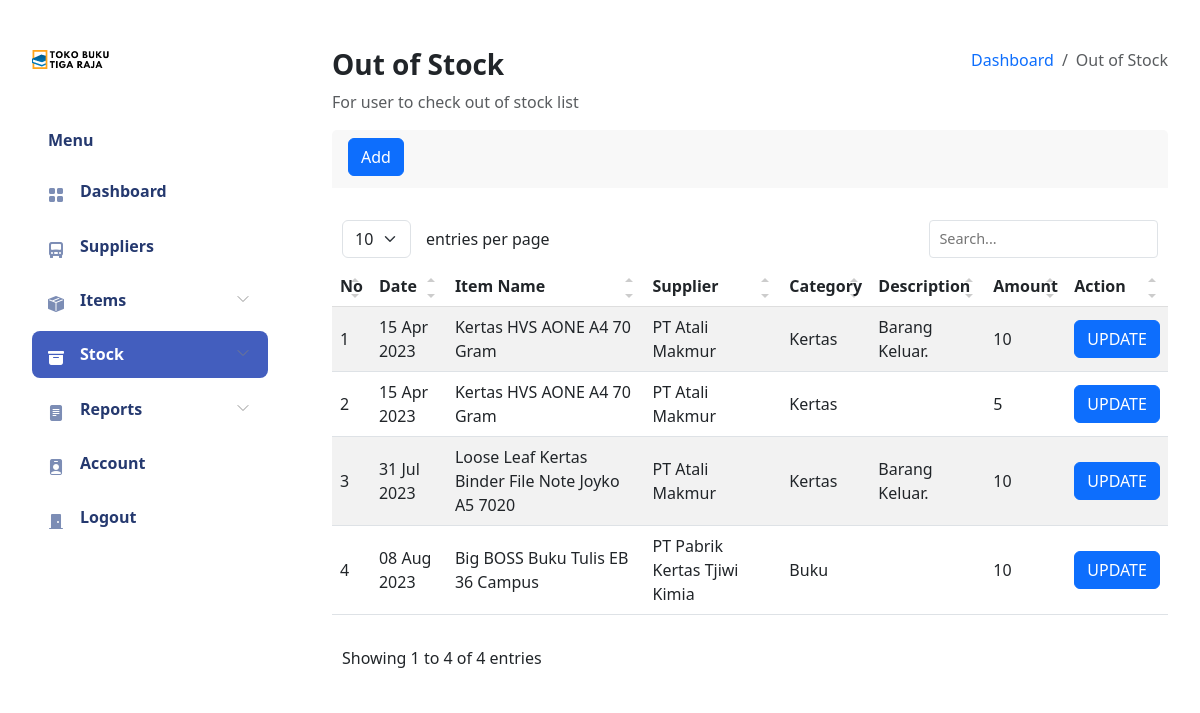
The app's page /out-of-stock.php (signed in) with its own data.
### tables this page shows
CREATE TABLE `tb_outstock` (
  `id` int(11) NOT NULL,
  `name` int(11) NOT NULL,
  `supplier` int(11) NOT NULL,
  `amount` int(11) NOT NULL,
  `description` varchar(1500) NOT NULL,
  `date` timestamp NOT NULL DEFAULT current_timestamp(),
  `user` int(11) NOT NULL
);

CREATE TABLE `tb_item` (
  `id` int(11) NOT NULL,
  `name` varchar(100) NOT NULL,
  `category` int(11) NOT NULL,
  `description` varchar(1500) NOT NULL,
  `date` timestamp NOT NULL DEFAULT current_timestamp(),
  `user` int(11) NOT NULL
);

CREATE TABLE `tb_supplier` (
  `id` int(11) NOT NULL,
  `name` varchar(100) NOT NULL,
  `address` varchar(200) NOT NULL,
  `telephone` varchar(100) NOT NULL,
  `description` varchar(1500) DEFAULT NULL,
  `date` timestamp NOT NULL DEFAULT current_timestamp(),
  `user` int(11) NOT NULL
);

CREATE TABLE `tb_category` (
  `id` int(11) NOT NULL,
  `category` varchar(100) NOT NULL,
  `date` datetime NOT NULL DEFAULT current_timestamp(),
  `user` int(11) NOT NULL
);

### functions.php (called while the page is built, shortened)
<?php
    $conn = mysqli_connect("localhost", "root", "", "db_inventori");
    if(isset($_SESSION["login"]))
    {
        $username = $_SESSION["username"];
        $query=mysqli_query($conn, "SELECT * FROM tb_account WHERE username ='$username'");
        $row = mysqli_fetch_assoc($query);
        $type = $row["type"];
    }
?>

### out-of-stock.php (the view, shortened to what this page needs)
<?php
    require 'functions.php';
?>
<!DOCTYPE html>
<html lang="en">
<head>
    <link rel="stylesheet" href="assets/vendors/bootstrap/css/bootstrap.min.css">
    <link rel="stylesheet" href="assets/vendors/simple-datatables/style.css">
    <link rel="stylesheet" href="assets/vendors/perfect-scrollbar/perfect-scrollbar.css">
    <link rel="stylesheet" href="assets/vendors/bootstrap-icons/bootstrap-icons.css">
    <link rel="stylesheet" href="assets/css/app.css">
</head>
<body>
    <div id="sidebar" class="active">
        <div class="sidebar-wrapper active">
            <div class="sidebar-header">
                <div class="d-flex justify-content-between">
                    <div class="logo">
                        <a href="dashboard.php"><img src="assets/images/logo/logo.png" alt="Logo" srcset=""></a>
                    </div>
                </div>
            </div>
            <div class="sidebar-menu">
                <ul class="menu" id="navMenus">
                    <li class="sidebar-title">Menu</li>
                    <li class="sidebar-item">
                        <a href="dashboard.php" class="sidebar-link">
                            <i class="bi bi-grid-fill"></i>
                            <span>Dashboard</span>
                        </a>
                    </li>
                    <?php
                        if($type != "Kasir")
                        {
                    ?>
                        <li class="sidebar-item">
                            <a href="suppliers.php" class="sidebar-link">
                                <i class="bi bi-truck-front-fill"></i>
                                <span>Suppliers</span>
                            </a>
                        </li>
                        <li class="sidebar-item has-sub">
                            <a href="#" class="sidebar-link">
                                <i class="bi bi-box-seam-fill"></i>
                                <span>Items</span>
                            </a>
                        </li>
                    <?php
                        }
                        if($type == "Admin")
                        {
                    ?>
                        <li class="sidebar-item has-sub active">
                            <a href="#" class="sidebar-link">
                                <i class="bi bi-archive-fill"></i>
                                <span>Stock</span>
                            </a>
                        </li>
                    <?php
                        }
                    ?>
                    <?php
                        if($type != "Kasir")
                        {
                    ?>
                        <li class="sidebar-item has-sub">
                            <a href="#" class="sidebar-link">
                                <i class="bi bi-file-text-fill"></i>
                                <span>Reports</span>
                            </a>
                        </li>
                    <?php
                        }
                    ?>
                    <?php
                        if($type == "Admin")
                        {
                    ?>
                        <li class="sidebar-item">
                            <a href="account-list.php" class="sidebar-link" onclick="active()">
                                <i class="bi bi-person-badge-fill"></i>
                                <span>Account</span>
                            </a>
                        </li>
                    <?php
                        }
                    ?>
                    <li class="sidebar-item">
                        <a href="#" class="sidebar-link" data-bs-toggle="modal" data-bs-target="#logoutModal">
                            <i class="bi bi-door-closed-fill"></i>
                            <span>Logout</span>
                        </a>
                    </li>
                </ul>
            </div>
        </div>
    </div>
    <div id="main">
        <div class="page-heading">
            <div class="page-title">
                <div class="row">
                    <div class="col-12 col-md-6 order-md-1 order-last">
                        <h3>Out of Stock</h3>
                        <p class="text-subtitle text-muted">For user to check out of stock list</p>
                    </div>
                    <div class="col-12 col-md-6 order-md-2 order-first">
                        <nav aria-label="breadcrumb" class="breadcrumb-header float-start float-lg-end">
                            <ol class="breadcrumb">
                                <li class="breadcrumb-item"><a href="dashboard.php">Dashboard</a></li>
                                <li class="breadcrumb-item active" aria-current="page">Out of Stock</li>
                            </ol>
                        </nav>
                    </div>
                </div>
            </div>
            <section class="section">
                <div class="card">
                    <div class="card-header">
                        <button type="Add" class="btn btn-primary me-1 mb-1" data-bs-toggle="modal" data-bs-target="#staticBackdrop">Add</button>
                    </div>
                    <div class="card-body">
                    </div>
                    <table class="table table-striped" id="table1">
                        <thead>
                            <tr>
                                <th>No</th>
                                <th>Date</th>
                                <th>Item Name</th>
                                <th>Supplier</th>
                                <th>Category</th>
                                <th>Description</th>
                                <th>Amount</th>
                                <th>Action</th>
                            </tr>
                        </thead>
                        <tbody>
                            <?php
                                $sSQL="SELECT tb_outstock.id, tb_item.name, tb_supplier.name AS supplier, tb_category.category, tb_outstock.date,
                                    tb_outstock.description, tb_outstock.amount FROM tb_outstock
                                    INNER JOIN tb_supplier ON tb_outstock.supplier = tb_supplier.id
                                    INNER JOIN tb_item ON tb_outstock.name = tb_item.id
                                    INNER JOIN tb_category ON tb_item.category = tb_category.id
                                    ORDER BY date";
                                $result=mysqli_query($conn, $sSQL);
                                if (mysqli_num_rows($result) > 0)
                                {
                                    $no = 0;
                                    while ($row=mysqli_fetch_assoc($result))
                                    {
                                        $id = $row['id'];
                                        $description= $row['description'];
                                        $amount = $row['amount'];
                                        $s_date = $row['date'];
                                        $date = date("d M Y", strtotime($s_date));
                                        $name = $row['name'];
                                        $supplier = $row['supplier'];
                                        $category = $row['category'];
                                        $no = $no + 1;
                            ?>
                                    <tr>
                                        <td width="4%"><?php echo $no;?></td>
                                        <td><?php echo $date;?></td>
                                        <td><?php echo $name;?></td>
                                        <td><?php echo $supplier;?></td>
                                        <td><?php echo $category;?></td>
                                        <td><?php echo $description;?></td>
                                        <td><?php echo $amount;?></td>
                                        <td width="4%">
                                            <a href="update_outstock.php?id=<?php echo $id?>"><button class='btn btn-primary'>UPDATE</button></a>
                                        </td>
                                    </tr>
                            <?php
                                    }
                                }
                            ?>
                        </tbody>
                    </table>
                </div>
            </section>
        </div>
    </div>
</body>
</html>

### assets/css/app.css (style rules this page uses)
.btn.btn-danger,.btn.btn-info,.btn.btn-primary,.btn.btn-secondary,.btn.btn-success,.btn.btn-warning { color:#fff }
.card { margin-bottom:2.2rem;border:none }
.card .card-header { border:none }
.card .card-header~.card-body { padding-top:0 }
.card .card-body { padding:1.5rem }
#sidebar.active .sidebar-wrapper { left:0 }
.sidebar-wrapper { width:300px; height:100vh; position:fixed; top:0; z-index:10; overflow-y:auto; background-color:#fff; bottom:0; transition:left .5s ease-out }
.sidebar-wrapper .sidebar-header { padding:2rem 2rem 1rem; font-size:2rem; font-weight:700 }
.sidebar-wrapper .sidebar-header img { height:1.2rem }
.sidebar-wrapper .menu { margin-top:2rem; padding:0 2rem; font-weight:600 }
.sidebar-wrapper .menu .sidebar-title { padding:0 1rem; margin:1.5rem 0 1rem; font-size:1rem; list-style:none; font-weight:600; color:#25396f }
.sidebar-wrapper .menu .sidebar-link { display:block; padding:.7rem 1rem; font-size:1rem; display:flex; align-items:center; border-radius:.5rem;transition:all .5s; text-decoration:none; color:#25396f }
.sidebar-wrapper .menu .sidebar-link i,.sidebar-wrapper .menu .sidebar-link svg { color:#7c8db5 }
.sidebar-wrapper .menu .sidebar-link span { margin-left:1rem }
.sidebar-wrapper .menu .sidebar-item { list-style:none; margin-top:.5rem; position:relative }
.sidebar-wrapper .menu .sidebar-item.has-sub .sidebar-link:after { position:absolute; color:#ccc; right:15px; top:12px; display:block }
.sidebar-wrapper .menu .sidebar-item.active .sidebar-link { background-color:#435ebe }
.sidebar-wrapper .menu .sidebar-item.active .sidebar-link span { color:#fff }
.sidebar-wrapper .menu .sidebar-item.active .sidebar-link i,.sidebar-wrapper .menu .sidebar-item.active .sidebar-link svg { fill:#fff; color:#fff }
.dataTable-table td,.dataTable-table thead th,.table td,.table thead th { vertical-align:middle }
.dataTable-table:not(.table-borderless) thead th,.table:not(.table-borderless) thead th { border-bottom:1px solid #dedede!important }
.bi { width:1rem; height:1rem }
#main { margin-left:300px; padding:2rem }
.page-heading { margin:0 0 2rem }
.page-heading h3 { font-weight:700 }
a { text-decoration:none }

### records on screen
tb_outstock: date "15 Apr 2023", name.name "Kertas HVS AONE A4 70 Gram", supplier.name "PT Atali Makmur", tb_category.category "Kertas", description "Barang Keluar.", amount "10"
tb_outstock: date "15 Apr 2023", name.name "Kertas HVS AONE A4 70 Gram", supplier.name "PT Atali Makmur", tb_category.category "Kertas", amount "5"
tb_outstock: date "31 Jul 2023", name.name "Loose Leaf Kertas Binder File Note Joyko A5 7020", supplier.name "PT Atali Makmur", tb_category.category "Kertas", description "Barang Keluar.", amount "10"
tb_outstock: date "08 Aug 2023", name.name "Big BOSS Buku Tulis EB 36 Campus", supplier.name "PT Pabrik Kertas Tjiwi Kimia", tb_category.category "Buku", amount "10"
